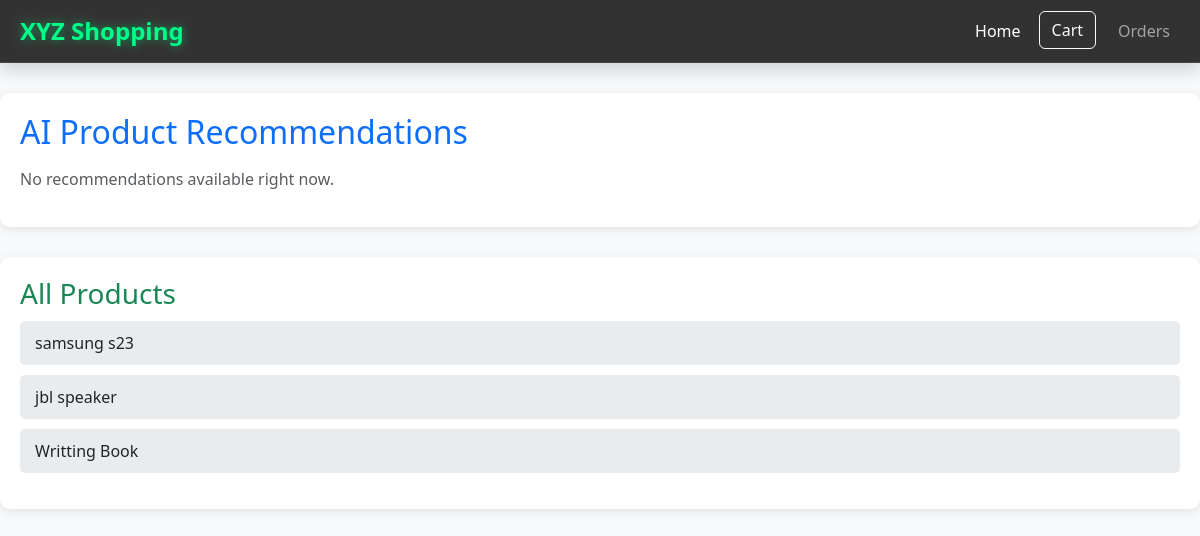
The app's page /ai-recommendation/ with its own data.
### shop/models.py (models this page shows, shortened)
class Product(models.Model):
    name = models.CharField(max_length=200)
    description = models.TextField()
    price = models.DecimalField(max_digits=10, decimal_places=2)
    image = models.ImageField(upload_to='product_images/')

### shop/views.py (the view)
# urls.py: path('ai-recommendation/', views.ai_recommendation, name='ai_recommendation'),
def ai_recommendation(request):
    products = Product.objects.all()
    product_names = ', '.join([p.name for p in products]) if products else "No products available"
    prompt = f"Recommend top 3 products from the following: {product_names}"
    try:
        model = genai.GenerativeModel('models/gemini-1.5-pro-latest')
        response = model.generate_content(prompt)
        recommendations = response.text
    except Exception as e:
        recommendations = f"AI Error: {str(e)}"
    return render(request, 'shop/recommend.html', {
        'recommendations': recommendations,
        'products': products
    })

### shop/context_processors.py (called while the page is built)
def cart_item_count(request):
    cart = request.session.get('cart', {})
    total_items = sum(cart.values())
    return {'cart_item_count': total_items}

### shop/templates/shop/recommend.html (shortened to what this page needs)
<!DOCTYPE html>
<html lang="en">
<head>
    <link href="https://cdn.jsdelivr.net/npm/bootstrap@5.3.0/dist/css/bootstrap.min.css" rel="stylesheet">
</head>
<body>
    <nav class="navbar navbar-expand-lg navbar-dark shadow">
  <div class="container-fluid">
    <a class="navbar-brand" href="#">
        XYZ Shopping
    </a>
    <div class="collapse navbar-collapse" id="navbarNav">
      <ul class="navbar-nav ms-auto">
        <li class="nav-item">
          <a class="nav-link active" href="/"> Home</a>
        </li>
        <li class="nav-item">
<a href="{% url 'cart' %}" class="btn btn-outline-light position-relative">
     Cart
</a>
        </li>
        <li class="nav-item">
          <a class="nav-link" href="{% url 'cart' %}"> Orders</a>
        </li>
      </ul>
    </div>
  </div>
</nav>
    <div class="recommendation-box">
        <h2 class="mb-3 text-primary">AI Product Recommendations</h2>
        {% if recommendations %}
            <p class="lead">{{ recommendations }}</p>
        {% else %}
            <p class="text-muted">No recommendations available right now.</p>
        {% endif %}
    </div>
    <div class="recommendation-box">
        <h3 class="text-success"> All Products</h3>
        <ul class="product-list">
            {% for product in products %}
                <li>{{ product.name }}</li>
            {% empty %}
                <li class="text-danger">No products found.</li>
            {% endfor %}
        </ul>
    </div>
</body>
</html>

### shop/templates/shop/recommend.html (style rules this page uses)
body { background-color: #f8f9fa; }
.recommendation-box { background: #ffffff; border-radius: 10px; padding: 20px; margin-top: 30px; box-shadow: 0 2px 10px rgba(0,0,0,0.1); }
.product-list { list-style: none; padding: 0; }
.product-list li { background: #e9ecef; margin: 10px 0; padding: 10px 15px; border-radius: 5px; transition: 0.3s; }
.navbar { background: rgba(0, 0, 0, 0.8) !important; backdrop-filter: blur(10px); -webkit-backdrop-filter: blur(10px); border-bottom: 1px solid rgba(255, 255, 255, 0.1); }
.navbar-brand { font-weight: bold; font-size: 1.5rem; animation: slideIn 1s ease-out; color: #00ff88 !important; text-shadow: 0 0 10px rgba(0, 255, 136, 0.5); }
.nav-link { position: relative; margin: 0 10px; transition: all 0.3s; }
.nav-link::after { content: ''; position: absolute; bottom: 0; left: 0; width: 0; height: 2px; background: #00ff88; transition: width 0.3s; }

### records on screen
Product: name "samsung s23"
Product: name "jbl speaker"
Product: name "Writting Book"
